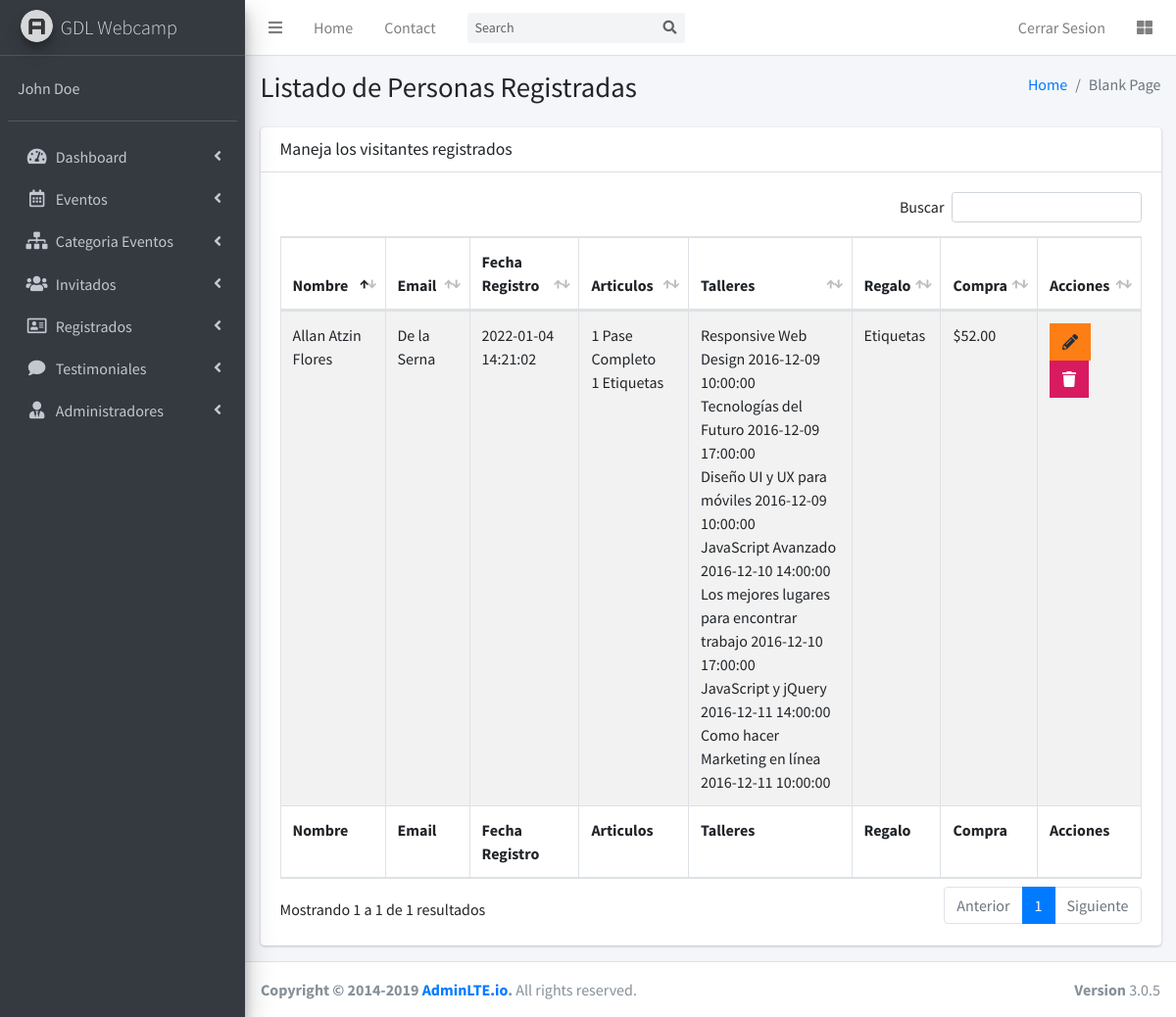
Screenshot of /admin/lista-registrados.php (signed in) with the database file from the repository.
### tables this page shows
CREATE TABLE `registrados` (
  `id_registrado` int(20) UNSIGNED NOT NULL,
  `nombre_registrado` varchar(50) NOT NULL,
  `apellido_registrado` varchar(50) NOT NULL,
  `email_registrado` varchar(100) NOT NULL,
  `fecha_registro` datetime NOT NULL,
  `pases_articulos` longtext NOT NULL,
  `talleres_registrados` longtext NOT NULL,
  `regalo` int(11) NOT NULL,
  `total_pagado` varchar(50) NOT NULL
);

CREATE TABLE `eventos` (
  `evento_id` tinyint(10) NOT NULL,
  `nombre_evento` varchar(60) NOT NULL,
  `fecha_evento` date NOT NULL,
  `hora_evento` time NOT NULL,
  `id_cat_evento` tinyint(10) NOT NULL,
  `id_inv` tinyint(4) NOT NULL,
  `clave` varchar(10) NOT NULL,
  `editado` datetime DEFAULT NULL
);

CREATE TABLE `regalos` (
  `id_regalo` int(11) NOT NULL,
  `nombre_regalo` varchar(50) NOT NULL
);

### admin/lista-registrados.php (the view, shortened to what this page needs)
<?php include_once 'funciones/funciones.php' ?>
<?php include_once 'templates/header.php' ?>
<?php include_once 'templates/barra.php' ?>
<?php include_once 'templates/navegacion.php' ?>
<div class="content-wrapper">
  <section class="content-header">
    <div class="container-fluid">
      <div class="row mb-2">
        <div class="col-sm-6">
          <h1>Listado de Personas Registradas</h1>
        </div>
        <div class="col-sm-6">
          <ol class="breadcrumb float-sm-right">
            <li class="breadcrumb-item"><a href="#">Home</a></li>
            <li class="breadcrumb-item active">Blank Page</li>
          </ol>
        </div>
      </div>
    </div>
  </section>
  <section class="content">
    <div class="container-fluid">
      <div class="row">
        <div class="col-12">
          <div class="card">
            <div class="card-header">
              <h3 class="card-title">Maneja los visitantes registrados</h3>
            </div>
            <div class="card-body">
              <table id="registros" class="table table-bordered table-striped">
                <thead>
                  <tr>
                    <th>Nombre</th>
                    <th>Email</th>
                    <th>Fecha Registro</th>
                    <th>Articulos</th>
                    <th>Talleres</th>
                    <th>Regalo</th>
                    <th>Compra</th>
                    <th>Acciones</th>
                  </tr>
                </thead>
                <tbody>
                  <?php
                      try{
                        $sql = "SELECT registrados.*, regalos.nombre_regalo
                        FROM registrados INNER JOIN regalos ON registrados.regalo = regalos.id_regalo";
                        $resultado = $con->query($sql);
                      }catch (Exception $e) {
                        $error = $e->getMessage();
                        echo $error;
                      }
                      while($registrado = $resultado->fetch_assoc()): ?>
                  <tr>
                    <td><?= $registrado['nombre_registrado'] . " " . $registrado['apellido_registrado'] ?></td>
                    <td><?= $registrado['email_registrado']?></td>
                    <td><?= $registrado['fecha_registro']?></td>
                    <td><?php
                      $articulos = json_decode($registrado['pases_articulos'], true);
                      $arreglo_articuos = array(
                        'un_dia' => 'Pase 1 dia',
                        'pase_2dias' => 'Pase 2 dias',
                        'pase_completo' => 'Pase Completo',
                        'camisas' => 'Camisas',
                        'etiquetas' => 'Etiquetas'
                      );
                      foreach($articulos as $llave => $articulo) {
                        echo $articulo . " " . $arreglo_articuos[$llave] . "<br>";
                      }
                    ?></td>
                    <td><?php
                      $eventos_resultado = $registrado['talleres_registrados'];
                      $talleres = json_decode($eventos_resultado, true);
                      $talleres = implode("', '", $talleres['evento']);
                      $sql_talleres = "SELECT nombre_evento, fecha_evento, hora_evento
                      FROM eventos WHERE clave IN ('$talleres')";
                      $resultado_talleres = $con->query($sql_talleres);
                      while($eventos = $resultado_talleres->fetch_assoc()) {
                        echo $eventos['nombre_evento'] . " " . $eventos['fecha_evento'] . " " . $eventos['hora_evento'] . "<br>";
                      }
                      ?>
                    </td>
                    <td><?= $registrado['nombre_regalo']?></td>
                    <td>$<?= $registrado['total_pagado']?></td>
                    <td>
                      <a href="editar-registro.php?id=<?= $registrado['id_registrado'] ?>"
                        class="btn bg-orange btn-flat margin">
                        <i class="fas fa-pencil-alt"></i>
                      </a>
                      <a href="#" data-id="<?= $registrado['id_registrado'] ?>" data-tipo="registrado"
                        class="btn bg-maroon btn-flat margin borrar_registro">
                        <i class="fa fa-trash"></i>
                      </a>
                    </td>
                  </tr>
                  <?php endwhile; ?>
                </tbody>
                <tfoot>
                  <tr>
                    <th>Nombre</th>
                    <th>Email</th>
                    <th>Fecha Registro</th>
                    <th>Articulos</th>
                    <th>Talleres</th>
                    <th>Regalo</th>
                    <th>Compra</th>
                    <th>Acciones</th>
                  </tr>
                </tfoot>
              </table>
            </div>
          </div>
        </div>
      </div>
    </div>
  </section>
</div>
<?php include_once 'templates/footer.php' ?>

### admin/css/admin.css (style rules this page uses)
.borrar_registro i { pointer-events: none; }

### rows the page displays
registrados: nombre_registrado "Allan Atzin", apellido_registrado "Flores", email_registrado "De la Serna", fecha_registro "2022-01-04 14:21:02", pases_articulos "1", llave "Pase Completo", llave "Etiquetas", regalo.nombre_regalo "Etiquetas", total_pagado "52.00"
eventos: nombre_evento "Responsive Web Design", fecha_evento "2016-12-09", hora_evento "10:00:00"
eventos: nombre_evento "Tecnologías del Futuro", fecha_evento "2016-12-09", hora_evento "17:00:00"
eventos: nombre_evento "Diseño UI y UX para móviles", fecha_evento "2016-12-09", hora_evento "10:00:00"
eventos: nombre_evento "JavaScript Avanzado", fecha_evento "2016-12-10", hora_evento "14:00:00"
eventos: nombre_evento "Los mejores lugares para encontrar trabajo", fecha_evento "2016-12-10", hora_evento "17:00:00"
eventos: nombre_evento "JavaScript y jQuery", fecha_evento "2016-12-11", hora_evento "14:00:00"
eventos: nombre_evento "Como hacer Marketing en línea", fecha_evento "2016-12-11", hora_evento "10:00:00"

### other values shown
$nombre "John Doe"
